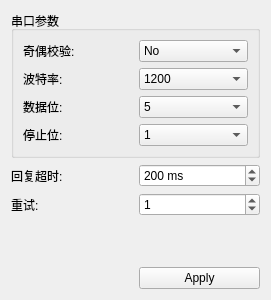
<?xml version="1.0" encoding="UTF-8"?>
<ui version="4.0">
 <class>ModbusSetting</class>
 <widget class="QWidget" name="ModbusSetting">
  <property name="geometry">
   <rect>
    <x>0</x>
    <y>0</y>
    <width>271</width>
    <height>300</height>
   </rect>
  </property>
  <property name="windowTitle">
   <string>Form</string>
  </property>
  <layout class="QGridLayout" name="gridLayout">
   <item row="0" column="0" colspan="2">
    <widget class="QGroupBox" name="groupBox">
     <property name="title">
      <string>串口参数</string>
     </property>
     <layout class="QGridLayout" name="gridLayout_2">
      <item row="0" column="0">
       <widget class="QLabel" name="label_2">
        <property name="text">
         <string>奇偶校验:</string>
        </property>
       </widget>
      </item>
      <item row="0" column="1">
       <widget class="QComboBox" name="parityCombo">
        <item>
         <property name="text">
          <string>No</string>
         </property>
        </item>
        <item>
         <property name="text">
          <string>Even</string>
         </property>
        </item>
        <item>
         <property name="text">
          <string>Odd</string>
         </property>
        </item>
        <item>
         <property name="text">
          <string>Space</string>
         </property>
        </item>
        <item>
         <property name="text">
          <string>Mark</string>
         </property>
        </item>
       </widget>
      </item>
      <item row="1" column="0">
       <widget class="QLabel" name="label_3">
        <property name="text">
         <string>波特率:</string>
        </property>
       </widget>
      </item>
      <item row="1" column="1">
       <widget class="QComboBox" name="baudCombo">
        <item>
         <property name="text">
          <string>1200</string>
         </property>
        </item>
        <item>
         <property name="text">
          <string>2400</string>
         </property>
        </item>
        <item>
         <property name="text">
          <string>4800</string>
         </property>
        </item>
        <item>
         <property name="text">
          <string>9600</string>
         </property>
        </item>
        <item>
         <property name="text">
          <string>19200</string>
         </property>
        </item>
        <item>
         <property name="text">
          <string>38400</string>
         </property>
        </item>
        <item>
         <property name="text">
          <string>57600</string>
         </property>
        </item>
        <item>
         <property name="text">
          <string>115200</string>
         </property>
        </item>
       </widget>
      </item>
      <item row="2" column="0">
       <widget class="QLabel" name="label_4">
        <property name="text">
         <string>数据位:</string>
        </property>
       </widget>
      </item>
      <item row="2" column="1">
       <widget class="QComboBox" name="dataBitsCombo">
        <item>
         <property name="text">
          <string>5</string>
         </property>
        </item>
        <item>
         <property name="text">
          <string>6</string>
         </property>
        </item>
        <item>
         <property name="text">
          <string>7</string>
         </property>
        </item>
        <item>
         <property name="text">
          <string>8</string>
         </property>
        </item>
       </widget>
      </item>
      <item row="3" column="0">
       <widget class="QLabel" name="label_5">
        <property name="text">
         <string>停止位:</string>
        </property>
       </widget>
      </item>
      <item row="3" column="1">
       <widget class="QComboBox" name="stopBitsCombo">
        <item>
         <property name="text">
          <string>1</string>
         </property>
        </item>
        <item>
         <property name="text">
          <string>3</string>
         </property>
        </item>
        <item>
         <property name="text">
          <string>2</string>
         </property>
        </item>
       </widget>
      </item>
     </layout>
    </widget>
   </item>
   <item row="1" column="0">
    <widget class="QLabel" name="label">
     <property name="text">
      <string>回复超时:</string>
     </property>
    </widget>
   </item>
   <item row="1" column="1">
    <widget class="QSpinBox" name="timeoutSpinner">
     <property name="accelerated">
      <bool>true</bool>
     </property>
     <property name="suffix">
      <string> ms</string>
     </property>
     <property name="minimum">
      <number>-1</number>
     </property>
     <property name="maximum">
      <number>5000</number>
     </property>
     <property name="singleStep">
      <number>20</number>
     </property>
     <property name="value">
      <number>200</number>
     </property>
    </widget>
   </item>
   <item row="2" column="0">
    <widget class="QLabel" name="label_6">
     <property name="text">
      <string>重试:</string>
     </property>
    </widget>
   </item>
   <item row="2" column="1">
    <widget class="QSpinBox" name="retriesSpinner">
     <property name="maximum">
      <number>3</number>
     </property>
     <property name="value">
      <number>1</number>
     </property>
    </widget>
   </item>
   <item row="3" column="1">
    <spacer name="verticalSpacer">
     <property name="orientation">
      <enum>Qt::Vertical</enum>
     </property>
     <property name="sizeHint" stdset="0">
      <size>
       <width>20</width>
       <height>62</height>
      </size>
     </property>
    </spacer>
   </item>
   <item row="4" column="1">
    <widget class="QPushButton" name="applyButton">
     <property name="text">
      <string>Apply</string>
     </property>
    </widget>
   </item>
  </layout>
 </widget>
 <resources/>
 <connections/>
</ui>
